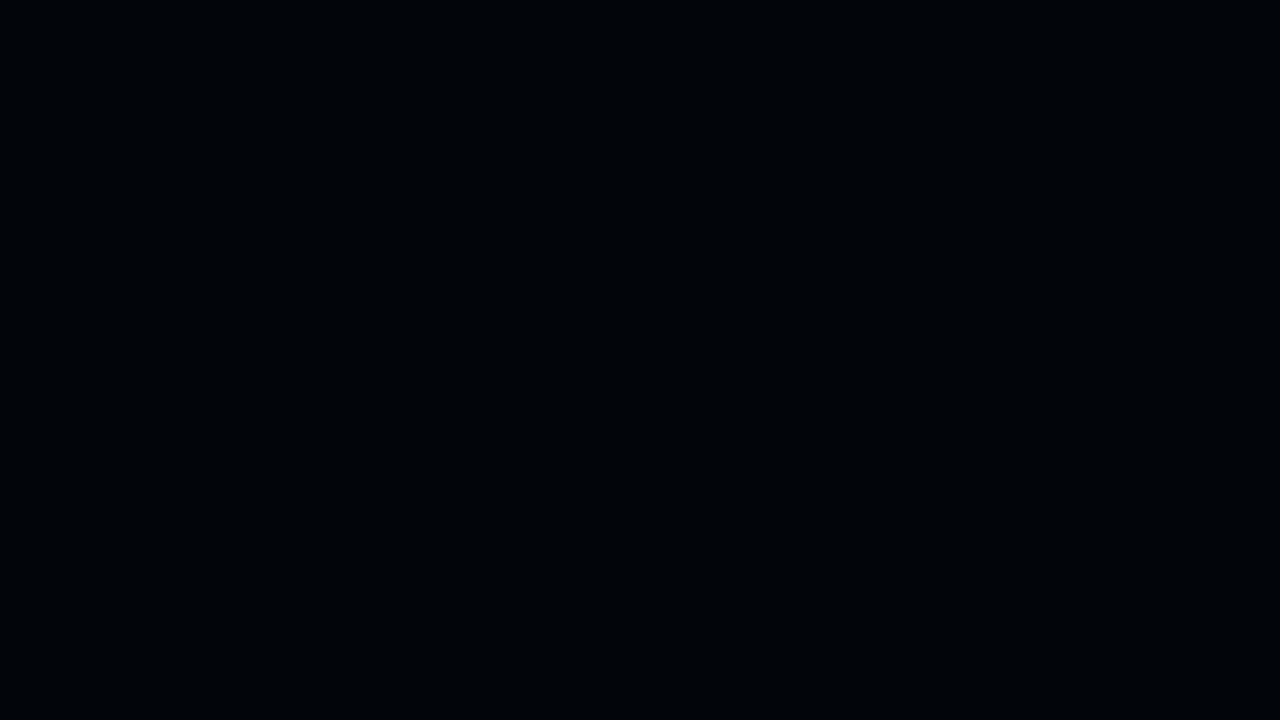
#> input picture frame 0 of outputs/pilot-preview/2147-pilot-studio-wall-preview.mp4, 1280 x 720 px, given in place of earth-observations-sample.mp4, which was not available
$ python generate_pilot_studio_wall_preview.py
#> lines starting #> are read from the running program, lines starting #| are printed output that depends on the picture; pictures that were not available may be replaced by others from this repository, and a replacement may not be noted
from __future__ import annotations
import subprocess
from pathlib import Path
import cv2, numpy as np
from PIL import Image, ImageDraw, ImageFont

W,H,FPS,DUR=1280,720,24,64
SRC=Path('static/demo-assets/earth-observations-sample.mp4')
POSTER=Path('static/demo-assets/earth-observations-sample-poster.jpg')
OUT=Path('outputs/pilot-preview/2147-pilot-studio-wall-preview.mp4')
TMP=Path('outputs/pilot-preview/2147-pilot-studio-wall-preview-temp.mp4')
POSTER_OUT=Path('outputs/pilot-preview/2147-pilot-studio-wall-preview-poster.png')
FONT_DIR=Path('/usr/share/fonts/truetype/dejavu')
def font(name,size):
    p=FONT_DIR/name
    return ImageFont.truetype(str(p),size) if p.exists() else ImageFont.load_default()
REG=lambda s:font('DejaVuSans.ttf',s); BOLD=lambda s:font('DejaVuSans-Bold.ttf',s); COND=lambda s:font('DejaVuSansCondensed-Bold.ttf',s)
INK=(7,20,38); BLUE=(15,76,129); RED=(215,25,32); WHITE=(248,250,252); MUTED=(83,96,113); GREEN=(22,163,74); ORANGE=(232,93,42); CYAN=(0,166,214)

def ease(x): x=max(0,min(1,x)); return 1-(1-x)**3

def txt(d,xy,s,f,fill=WHITE,anchor=None,spacing=4,align='left'):
    d.multiline_text(xy,s,font=f,fill=fill,anchor=anchor,spacing=spacing,align=align)

def rr(d,box,r,fill,outline=None,width=1):
    d.rounded_rectangle(box,radius=r,fill=fill,outline=outline,width=width)

# [15 lines left out: functions get_video_frame, base_bg, not called in this run]

def bug(d, live='LIVE', clock='18 OCT 2147 / 19:42 UTC-O'):
    rr(d,(46,34,252,88),12,(255,255,255,245)); d.rectangle((134,34,246,88),fill=BLUE); d.rectangle((246,34,252,88),fill=RED)
    txt(d,(58,43),'2147',COND(29),fill=INK); txt(d,(150,44),'NEWS\nNETWORK',BOLD(12),spacing=0)
    rr(d,(264,42,350,80),19,RED); d.ellipse((278,55,286,63),fill=WHITE); txt(d,(296,51),live,BOLD(12))
    rr(d,(1002,42,1238,80),19,(0,0,0,145),outline=(255,255,255,45)); txt(d,(1020,54),clock,BOLD(12),fill=(220,235,246))

def ticker(d,label='HEADLINES',text='MARS TURNOUT PROJECTED AT 91% • EARTH UNION LEGAL REVIEW BEGINS •'):
    rr(d,(20,646,1260,704),14,(3,5,10,235),outline=(255,255,255,35)); rr(d,(20,646,204,704),14,RED); d.rectangle((188,646,204,704),fill=RED)
    txt(d,(62,666),label,BOLD(14)); txt(d,(230,665),text*3,BOLD(17),fill=WHITE)

def strap(d,label,headline,sub,tag='LIVE 2147',breaking=False):
    y=552; rr(d,(22,y,1258,y+86),14,(255,255,255,245),outline=(255,255,255,50)); rr(d,(22,y,206,y+86),14,RED if breaking else BLUE); d.rectangle((190,y,206,y+86),fill=RED if breaking else BLUE)
    txt(d,(64,y+31),label.upper(),BOLD(14)); txt(d,(228,y+10),headline.upper(),COND(38),fill=INK); txt(d,(230,y+51),sub,BOLD(13),fill=MUTED)
    d.rectangle((1108,y,1258,y+86),fill=(232,237,245)); txt(d,(1132,y+27),tag.upper(),BOLD(11),fill=INK)

# [4 lines left out: function lower, not called in this run]

def source(d,text,x=840,y=140):
    rr(d,(x,y,x+370,y+40),20,(0,0,0,155),outline=(255,255,255,45)); rr(d,(x,y,x+88,y+40),20,RED); d.rectangle((x+70,y,x+88,y+40),fill=RED)
    txt(d,(x+18,y+13),'SOURCE',BOLD(10)); txt(d,(x+105,y+12),text,BOLD(12),fill=(230,238,246))

# [21 lines left out: functions anchor_panel, wall_base, studio_layout, not called in this run]

def cold_open(footage):
    im=footage.copy(); d=ImageDraw.Draw(im,'RGBA'); d.rectangle((0,0,W,H),fill=(0,0,0,90)); bug(d,'LIVE');
    txt(d,(70,145),'BREAKING',BOLD(22),fill=(255,190,190)); txt(d,(70,190),'MARS VOTES\nON INDEPENDENCE',COND(88),spacing=-10)
    strap(d,'Breaking','Mars referendum enters final hours','Earth Union officials prepare emergency legal review',breaking=True); ticker(d); return im

# [33 lines left out: functions data_wall, map_wall, quote_wall, archive_wall, close_scene, not called in this run]

SCENES=[('cold',0,6),('studio',6,14),('data',14,22),('map',22,30),('archive',30,38),('quote',38,46),('market',46,54),('legal',54,60),('close',60,64)]

def frame_at(t,footage):
    for name,a,b in SCENES:
        if a<=t<b:
            if name=='cold': im=cold_open(footage)
            elif name=='studio': im=studio_layout(footage,'MARS ENTERS\nFINAL VOTING\nCYCLE','A sovereignty referendum across 42 Martian settlement zones could create the first independent off-world republic.')
            elif name=='data': im=data_wall()
            elif name=='map': im=map_wall()
            elif name=='archive': im=archive_wall(footage)
            elif name=='quote': im=quote_wall()
            elif name=='market': im=studio_layout(footage,'ENERGY MARKETS\nWATCH MARS VOTE','Helion Grid Systems warns unresolved treaty language could delay fusion-grid contracts.','+18.6%','Cargo Insurance','Financial Desk')
            elif name=='legal': im=studio_layout(footage,'AI VOTING RIGHTS\nPETITION FILED','The Synthetic Rights Tribunal receives a petition over memory-continuity residents.','3.8M','Synthetic Residents','Legal Desk')
            else: im=close_scene()
            local=t-a; fade=min(1,local/.45,(b-t)/.45)
            if fade<1: im=Image.blend(Image.new('RGBA',(W,H),(5,7,13,255)),im,ease(fade))
            return im
    return close_scene()

def transcode(src,dst):
    import imageio_ffmpeg
    ff=imageio_ffmpeg.get_ffmpeg_exe(); subprocess.check_call([ff,'-y','-i',str(src),'-c:v','libx264','-pix_fmt','yuv420p','-movflags','+faststart','-preset','medium','-crf','22',str(dst)])

def main():
    cap=cv2.VideoCapture(str(SRC)); OUT.parent.mkdir(parents=True,exist_ok=True); writer=cv2.VideoWriter(str(TMP),cv2.VideoWriter_fourcc(*'mp4v'),FPS,(W,H))
    total=int(cap.get(cv2.CAP_PROP_FRAME_COUNT)) or 1000
    for n in range(FPS*DUR):
        cap.set(cv2.CAP_PROP_POS_FRAMES,(n*2)%total); ok,fr=cap.read()
        if not ok: cap.set(cv2.CAP_PROP_POS_FRAMES,0); ok,fr=cap.read()
        footage=Image.fromarray(cv2.cvtColor(fr,cv2.COLOR_BGR2RGB)).resize((W,H),Image.Resampling.LANCZOS).convert('RGBA')
        im=frame_at(n/FPS,footage)
        if n==FPS*8: im.convert('RGB').save(POSTER_OUT)
        writer.write(cv2.cvtColor(np.array(im.convert('RGB')),cv2.COLOR_RGB2BGR))
        if n%(FPS*8)==0: print('frame',n,'/',FPS*DUR)
#> this loop made 31 passes
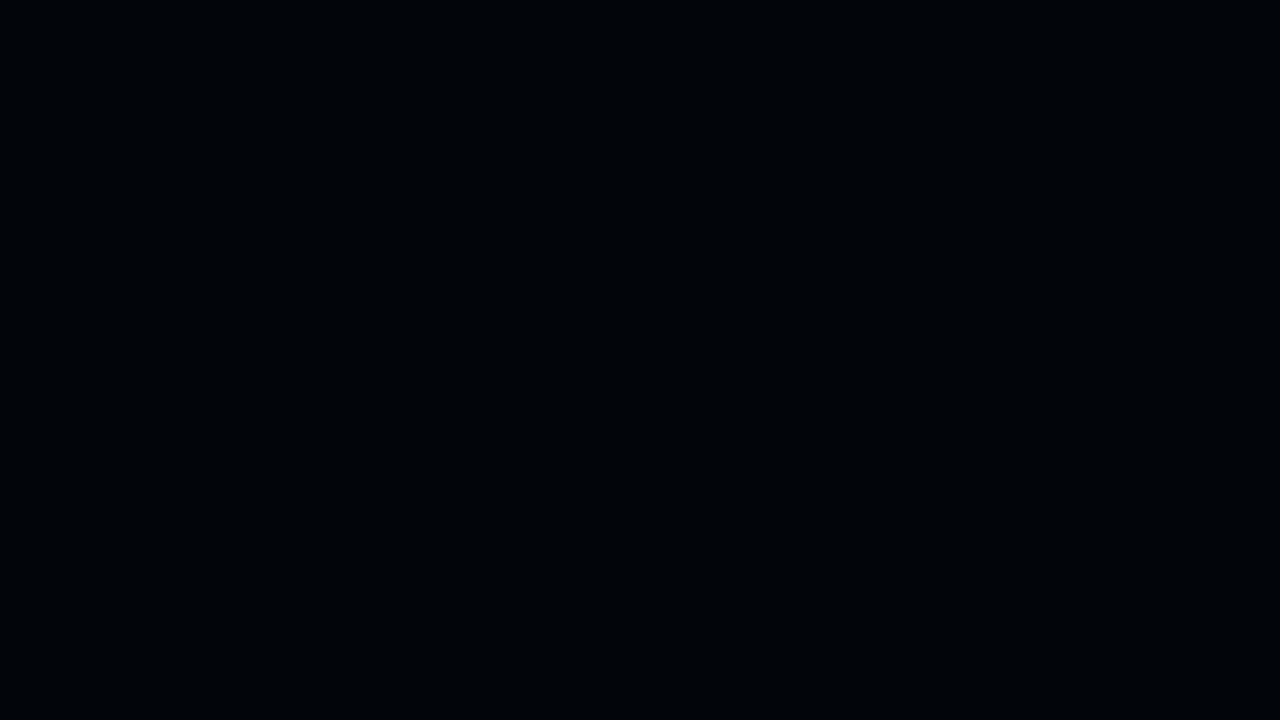
#> input picture frame 0 of outputs/pilot-preview/2147-pilot-studio-wall-preview.mp4, 1280 x 720 px, given in place of earth-observations-sample.mp4, which was not available
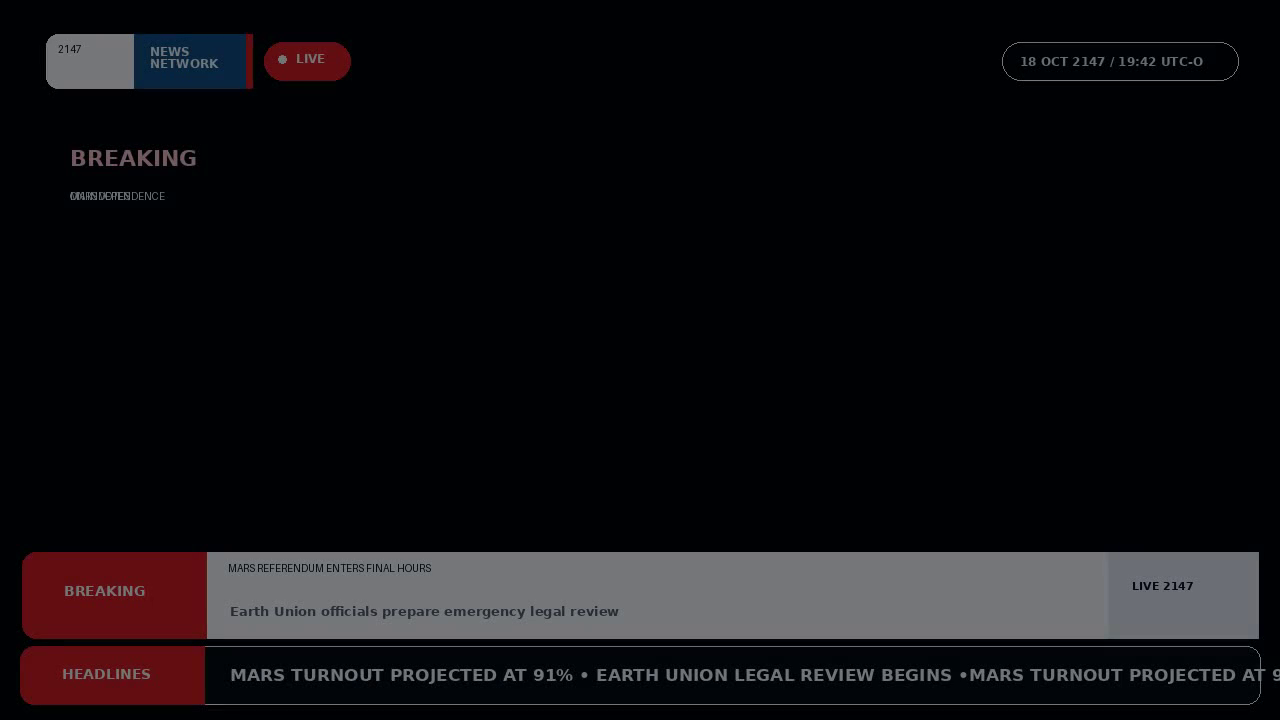
#> input picture frame 2 of outputs/pilot-preview/2147-pilot-studio-wall-preview.mp4, 1280 x 720 px, given in place of earth-observations-sample.mp4, which was not available
#> pass 2, in main, `im=frame_at(n/FPS,footage)`:
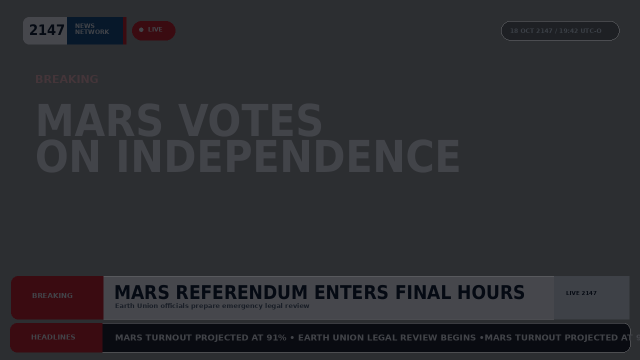
#> im: PIL image 1280x720 RGBA (shown at 1/2 size); mean R, G, B, A 14.6, 15.1, 19.6, 223.4; transparent parts drawn white
#> after the loop:
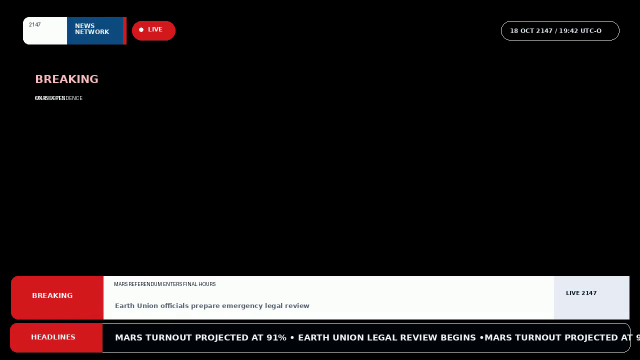
#> fr: shape (720, 1280, 3) (shown at 1/2 size); mean B, G, R 31, 30.3, 35.5
#> after the loop:
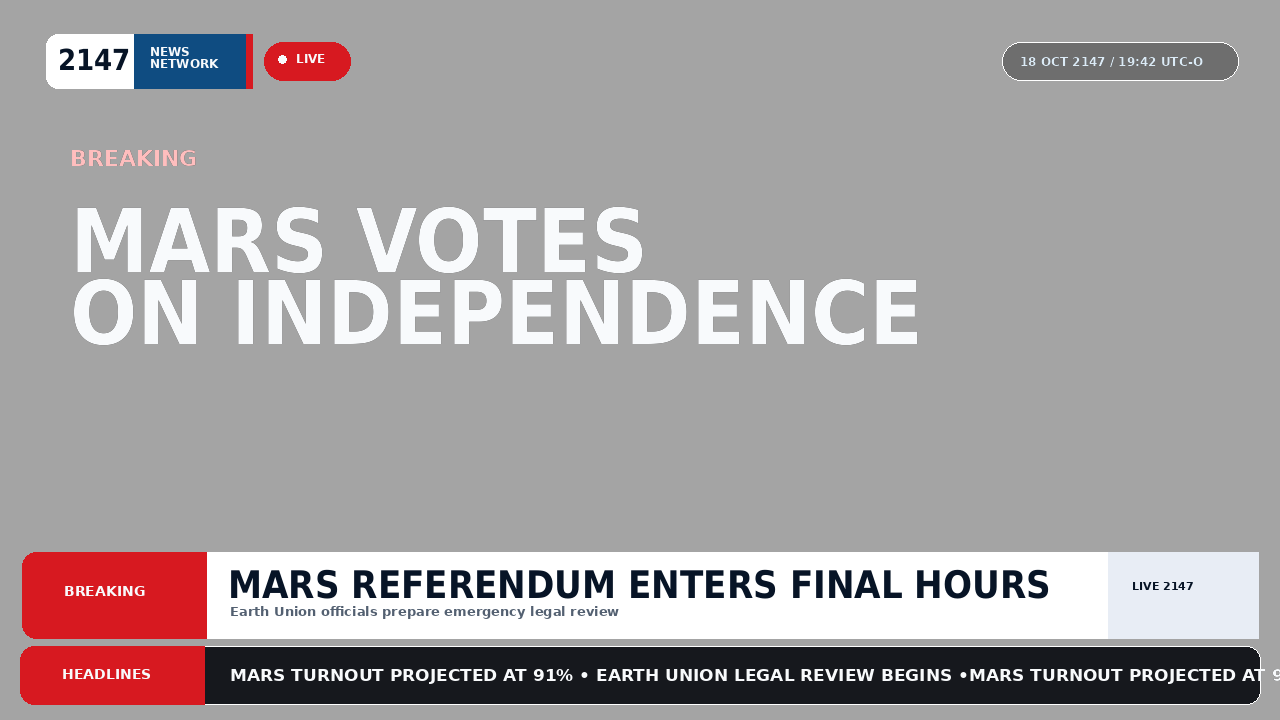
#> im: PIL image 1280x720 RGBA; mean R, G, B, A 45.4, 40.2, 41.5, 131.1; transparent parts drawn white
    writer.release(); cap.release(); transcode(TMP,OUT); TMP.unlink(missing_ok=True); print('wrote',OUT)
if __name__=='__main__': main()

$ run again, starting later in the video
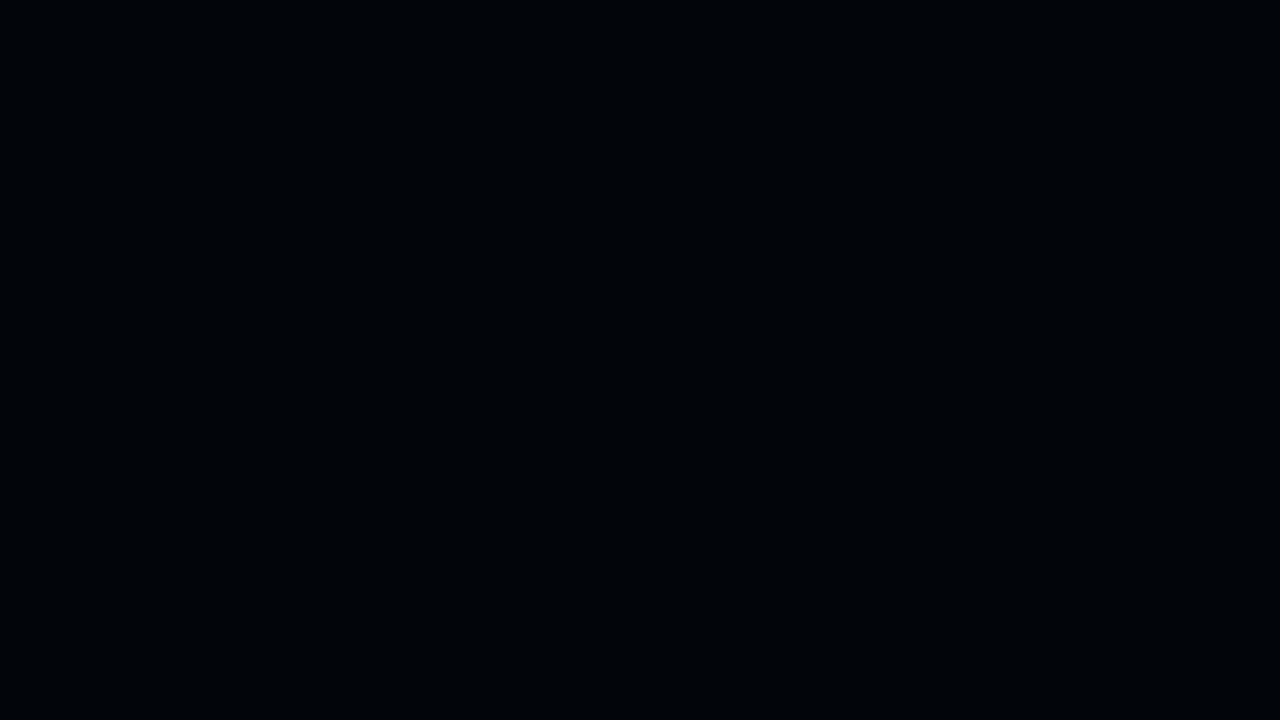
#> input picture frame 0 of outputs/pilot-preview/2147-pilot-studio-wall-preview.mp4, 1280 x 720 px, given in place of earth-observations-sample.mp4, which was not available
#> the loop in main, `for n in range(FPS*DUR):` made 31 passes
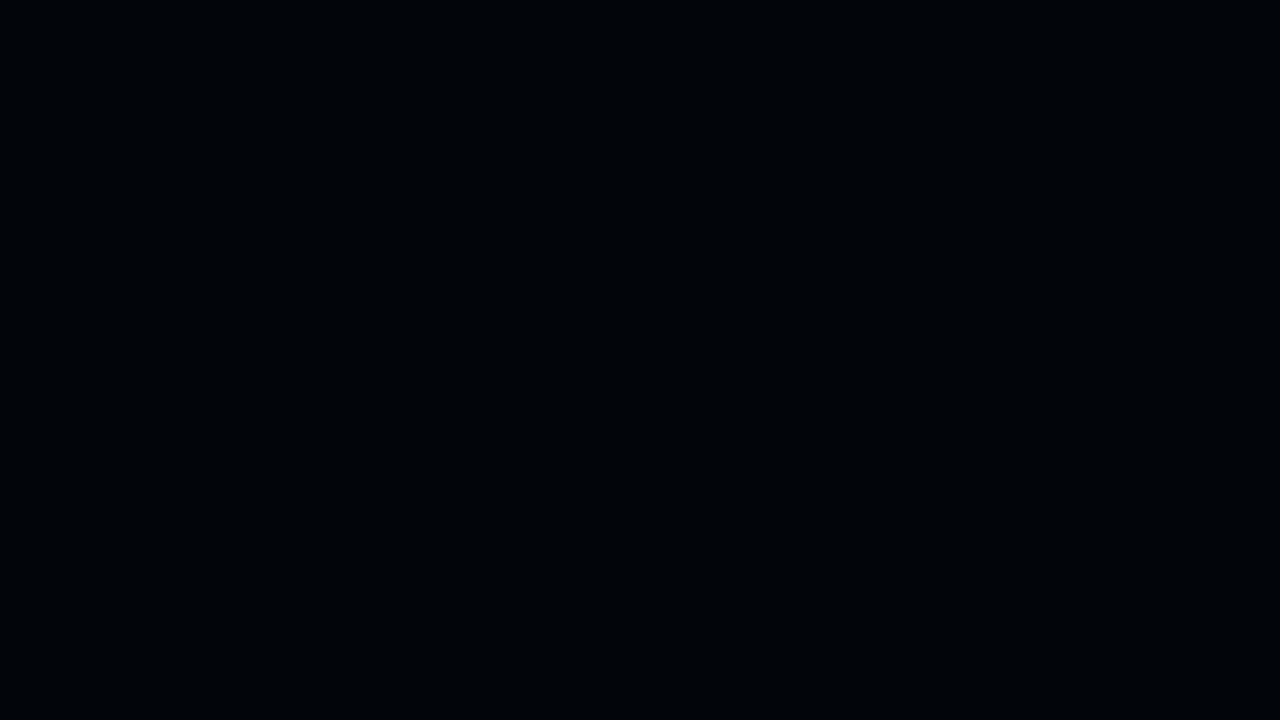
#> input picture frame 0 of outputs/pilot-preview/2147-pilot-studio-wall-preview.mp4, 1280 x 720 px, given in place of earth-observations-sample.mp4, which was not available
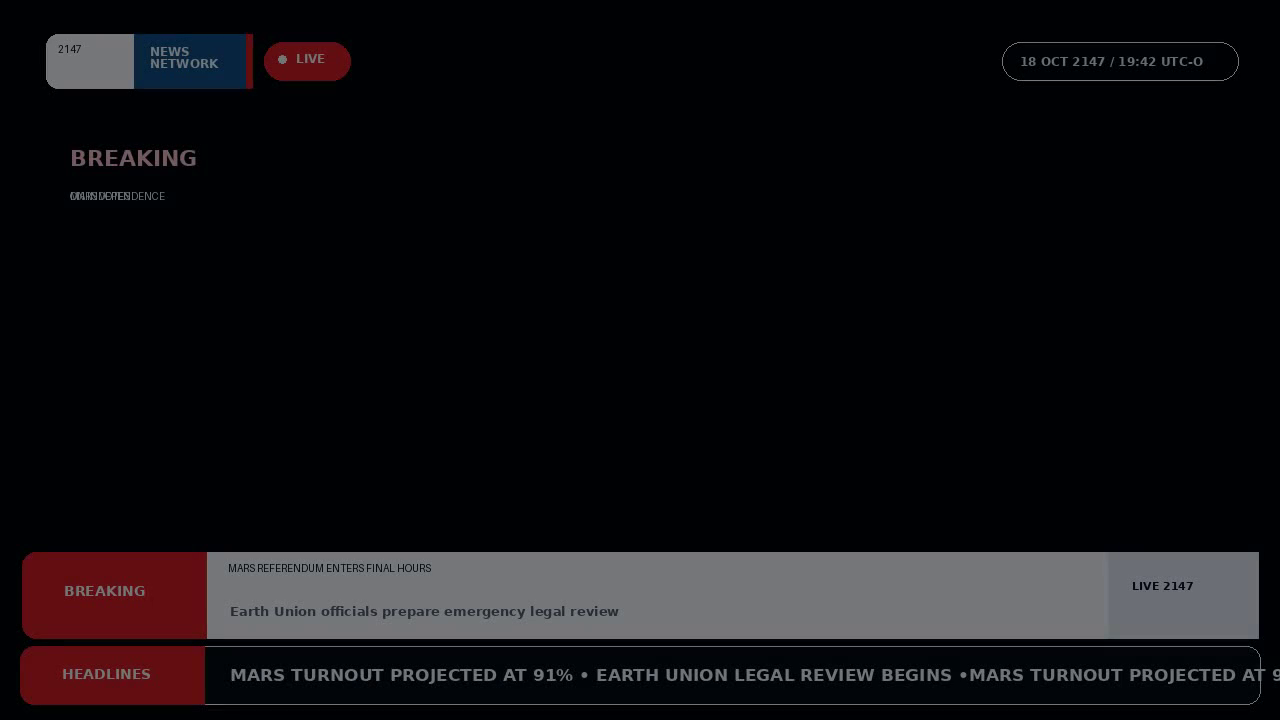
#> input picture frame 2 of outputs/pilot-preview/2147-pilot-studio-wall-preview.mp4, 1280 x 720 px, given in place of earth-observations-sample.mp4, which was not available
